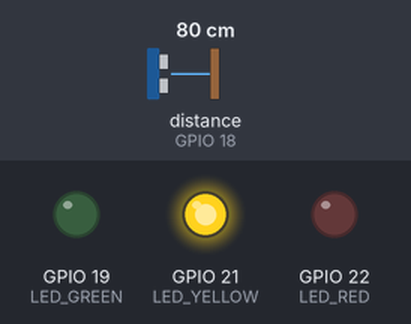
A sketch run on a simulated ESP32. Shown: output pins drawn as LEDs (lit = HIGH). Wiring (from diagram.json): ultrasonic range finder: trigger GPIO 5; echo GPIO 18. Inputs (shaded band) come from the test bench; at power-on: distance to the obstacle (sensor on GPIO 18) 80 cm. The echo pulse lasts 58.3 µs per cm; WiFi joins after 1.5 s; servers stay silent unless stated; uploads are accepted with an empty reply; pins used as bus, display or sensor lines are not drawn; what the sketch prints to the serial monitor is not drawn.

Above: at 2.7 s.
2.8 s: distance to the obstacle (sensor on GPIO 18) set to 45 cm
5.7 s: distance to the obstacle (sensor on GPIO 18) set to 37 cm
At 6.8 s:
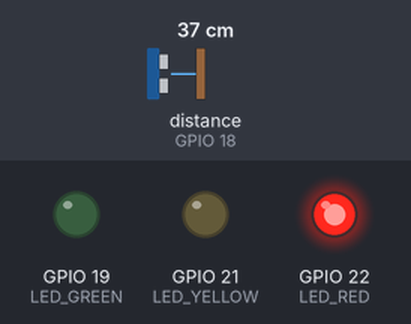
8.6 s: distance to the obstacle (sensor on GPIO 18) set to 120 cm
At 10.6 s:
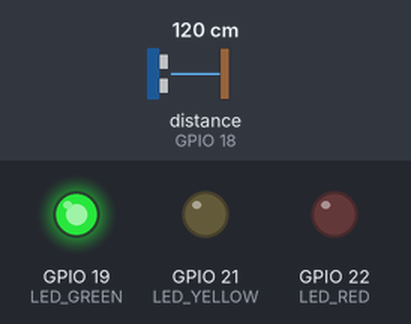
11.8 s: distance to the obstacle (sensor on GPIO 18) set to 103 cm
14.7 s: distance to the obstacle (sensor on GPIO 18) set to 98 cm
At 15.7 s:
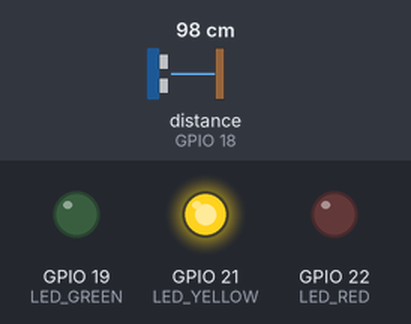
17.6 s: distance to the obstacle (sensor on GPIO 18) set to 2 cm
At 20.5 s:
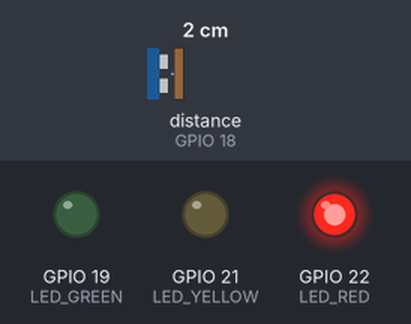
Timing chart, 0 to 21.6 s (numbered marks = the images above; inputs shaded):
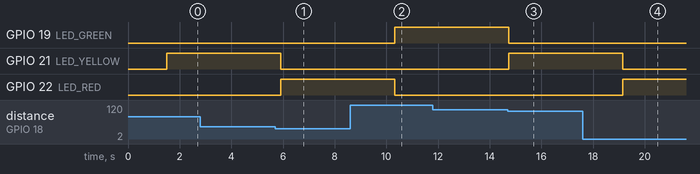

Measured:
- the behaviour switches between 41 and 40 cm on distance to the obstacle (sensor on GPIO 18) (found by bisection; images 0 and 1)
- the behaviour switches between 101 and 100 cm on distance to the obstacle (sensor on GPIO 18) (found by bisection; images 2 and 3)
- after the input at 5.7 s, GPIO 21 (LED_YELLOW): HIGH → LOW after 0.22 s; GPIO 22 (LED_RED): LOW → HIGH after 0.22 s
- after the input at 8.6 s, GPIO 19 (LED_GREEN): LOW → HIGH after 1.7 s; GPIO 22 (LED_RED): HIGH → LOW after 1.7 s
- after the input at 14.7 s, GPIO 19 (LED_GREEN): HIGH → LOW at once; GPIO 21 (LED_YELLOW): LOW → HIGH at once
- after the input at 17.6 s, GPIO 21 (LED_YELLOW): HIGH → LOW after 1.5 s; GPIO 22 (LED_RED): LOW → HIGH after 1.5 s

The sketch:

sketch.ino
```cpp
/* Task 9: Internet-enabled Remote Range Indicator
 * ESP32 + HC-SR04 ultrasonic sensor -> Firebase Realtime Database.
 * Shows near/mid/far on 3 LEDs and uploads distance + status to the cloud.
 */
#include <WiFi.h>
#include <HTTPClient.h>
#include <WiFiClientSecure.h>

const char* WIFI_SSID = "Wokwi-GUEST";
const char* WIFI_PASS = "";
// ===== Firebase Realtime Database config =====
String FIREBASE_HOST = "elearning-1408b-default-rtdb.asia-southeast1.firebasedatabase.app";
String FIREBASE_AUTH = "BV9noeROfWdPpnZ3oI6HAmHbb4kermXQqt8qYniG";

#define TRIG 5
#define ECHO 18
#define LED_GREEN 19
#define LED_YELLOW 21
#define LED_RED 22

void fbPatch(String path, String json) {
  if (WiFi.status() != WL_CONNECTED) return;
  WiFiClientSecure c; c.setInsecure();
  HTTPClient h;
  String url = "https://" + FIREBASE_HOST + path + ".json?auth=" + FIREBASE_AUTH;
  h.begin(c, url);
  h.addHeader("Content-Type", "application/json");
  int code = h.sendRequest("PATCH", json);
  Serial.printf("[Firebase] PATCH %s -> %d\n", path.c_str(), code);
  h.end();
}

float readDistanceCm() {
  digitalWrite(TRIG, LOW); delayMicroseconds(2);
  digitalWrite(TRIG, HIGH); delayMicroseconds(10);
  digitalWrite(TRIG, LOW);
  long dur = pulseIn(ECHO, HIGH, 30000);
  return dur ? dur * 0.0343 / 2.0 : 400.0;
}

void setup() {
  Serial.begin(115200);
  pinMode(TRIG, OUTPUT); pinMode(ECHO, INPUT);
  pinMode(LED_GREEN, OUTPUT); pinMode(LED_YELLOW, OUTPUT); pinMode(LED_RED, OUTPUT);
  WiFi.begin(WIFI_SSID, WIFI_PASS);
  Serial.print("Connecting WiFi");
  while (WiFi.status() != WL_CONNECTED) { delay(300); Serial.print("."); }
  Serial.println("\nWiFi connected: " + WiFi.localIP().toString());
}

void loop() {
  float d = readDistanceCm();
  String status;
  digitalWrite(LED_GREEN, LOW); digitalWrite(LED_YELLOW, LOW); digitalWrite(LED_RED, LOW);
  if (d > 100)      { digitalWrite(LED_GREEN, HIGH);  status = "FAR"; }
  else if (d > 40)  { digitalWrite(LED_YELLOW, HIGH); status = "MID"; }
  else              { digitalWrite(LED_RED, HIGH);    status = "NEAR"; }

  Serial.printf("Distance: %.1f cm | Status: %s\n", d, status.c_str());
  String json = "{\"distance_cm\":" + String(d, 1) + ",\"status\":\"" + status + "\"}";
  fbPatch("/mciot_lab/task09_range", json);
  delay(2000);
}
```
